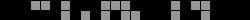
Frame 1 (no input)
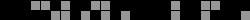
Frame 60 (the mouse pressed at the canvas centre just before this capture)
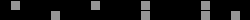
Frame 120 (the mouse held since frame 60 and released just before this capture)

The Processing sketch that drew these frames (run headless with seeded random() and noise(); from frame 60 on, the mouse is pressed at the canvas centre):

// Processing sketch: ipd
// ── ipd.pde
String[] _strategy = {"Random", "AllC", "AllD", "TFT", "Friedman", "Tullock"};
float[][] _score = { {3.0,0.0}, {5.0,1.0} };
int _steps = 100;

Agent[][] _agentArray;
int _cellSize = 10;
int _numX,_numY;

void setup(){
  size(250, 20);
  frameRate(12);
  _numX = floor(width/_cellSize);
  _numY = floor(height/_cellSize);
  restart();
}

void restart(){
  _agentArray = new Agent[_numX][_numY];
  for (int x = 0; x<_numX; x++){
    for (int y = 0; y<_numY; y++){
      Agent newAgent = new Agent(x, y);
      _agentArray[x][y] = newAgent;
    }
  }
}

void draw(){
  background(200);
  
  for (int x = 0; x < _numX; x++){
    for (int y = 0; y < _numY; y++){
    _agentArray[x][y].calcNextAction();
    }
  }
  
  //translate(_cellSize/2, _cellSize/2);
  
  for (int x = 0; x < _numX; x++){
    for (int y = 0; y < _numY; y++){
    _agentArray[x][y].drawMe();
    }
  }
}

void mousePressed(){
  restart();
}

//=================================== object
class Agent {
  float x, y;
  int action;
  int nextAction;
  String strategy;
  int[] moves;
  float[] scores;

  Agent(float ex, float why){
    x = ex * _cellSize;
    y = why * _cellSize;
    strategy = _strategy[int(random(6))];
  }
  
  void calcNextAction(){
    switch(strategy){
      case "Random":
        nextAction = int(random(2));
        break;
      case "AllC":
        nextAction = 0;
        break;
      case "AllD":
        nextAction = 1;
        break;
      case "TFT":
        //nextAction = tft(action);
        break;
      case "Friedman":
        //nextAction = freidman(action);
        break;
      case "Tullock":
        //nextAction = tullock(action);
        break;
    }
  }
  
  void tft(){
  // to come
  }
  
  void freidman(){
  // to come
  }
  
  void tullock(){
  // to come
  }
  
  void drawMe(){
    action = nextAction;
    stroke(0);
    if (action == 0){
      fill(0);
    } else if (action == 1){
      fill(150);
    } else {
      fill(255);
    }
    rect(x,y,_cellSize,_cellSize);  
  }
}
